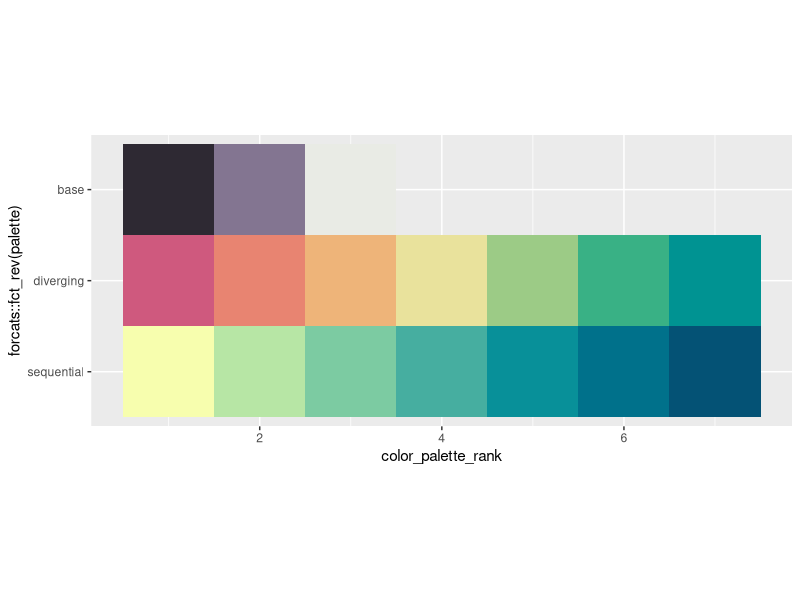

Recreate this plot in R.
library(ggplot2)


tibble::tribble(
  ~color, ~palette,
  "#2e2933", "base",
  "#837591", "base",
  "#e9ebe5", "base",
  "#cf597e", "diverging",
  "#e88471", "diverging",
  "#eeb479", "diverging",
  "#e9e29c", "diverging",
  "#9ccb86", "diverging",
  "#39b185", "diverging",
  "#009392", "diverging",
  "#f7feae", "sequential",
  "#b7e6a5", "sequential",
  "#7ccba2", "sequential",
  "#46aea0", "sequential",
  "#089099", "sequential",
  "#00718b", "sequential",
  "#045275", "sequential",
) |>
  dplyr::mutate(
    color_palette_rank = dplyr::row_number(),
    .by = palette
  ) |>
  ggplot(aes(
    x = color_palette_rank,
    y = forcats::fct_rev(palette),
    fill = color
  )) +
  geom_tile(width = 1) +
  scale_fill_identity() +
  coord_equal()
